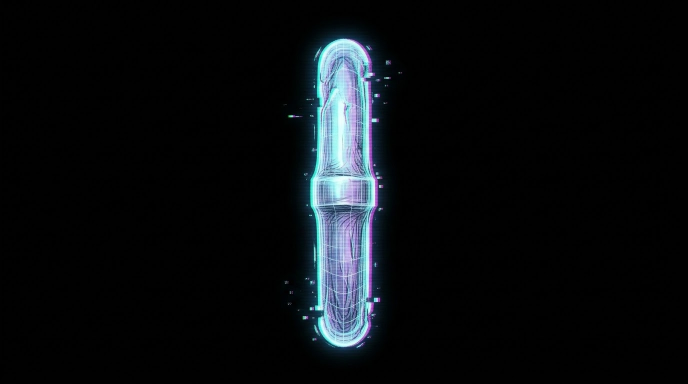
#> input picture assets/originals/chain-link-edge.jpg, 1376 x 768 px (shown at 1/2 size)
$ python -i prepare_sprites.py   (imports and definitions only)
#> lines starting #> are read from the running program, lines starting #| are printed output that depends on the picture
"""Rebuild every sprite in assets/sprites from the original art in assets/originals.

    pip install -r tools/requirements.txt
    python tools/prepare_sprites.py            # writes assets/sprites/*
    python tools/prepare_sprites.py --grid     # also writes grid overlays to assets/sprites/_grids/ for measuring landmarks

Steps, per character:
  1. Cut out: glowing art on black becomes transparent by brightness (see glow_cutout.py), so the glow fades
     smoothly instead of being chopped. The hooded spirit and the gravestone are mostly dark, so they use a
     "solid" cut-out instead: anything not near-black stays opaque.
  2. Paint out the eyes (the glowing ghosts only), so the app can draw live eyes that track, blink and flare.
     The original with eyes is kept too (*_orig.webp) for the "still image" comparison.
  3. Make a glow layer: a blurred, padded silhouette (70 px padding, 26 px blur, half resolution). The app tints it.
  4. Pick 400 particle spawn points from the dissolving lower part of the body.

Landmarks (eyes, mouth, neck, hands...) live in assets/landmarks.json. They match these exact crops.
"""
import json
import sys
from pathlib import Path

import cv2
import numpy as np
from PIL import Image, ImageDraw, ImageFilter

sys.path.insert(0, str(Path(__file__).parent))
from glow_cutout import cutout  # noqa: E402

ROOT = Path(__file__).resolve().parent.parent
ORIG = ROOT / "assets" / "originals"
OUT = ROOT / "assets" / "sprites"
TMP = OUT / "_tmp"


# [25 lines left out: functions crop_offset, paint_out_eyes, not called in this run]


def solid_cutout(src, lo=8, ramp=26, pad=6):
    """For dark art: anything brighter than near-black stays opaque, so a black robe doesn't turn see-through."""
#> called with src = '../assets/originals/chain-link-edge.jpg', lo = 8, ramp = 26, pad = 6
    rgb = np.asarray(Image.open(src).convert("RGB")).astype(np.float32)
    a = np.clip((rgb.max(2) - lo) / ramp, 0, 1)
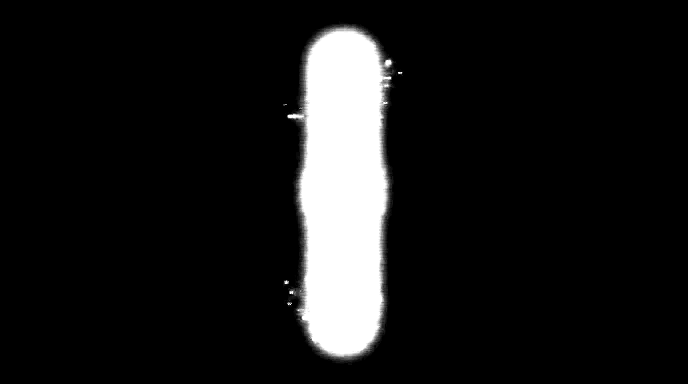
#> a: shape (768, 1376) float32 (shown at 1/2 size); min 0, max 1, mean 0.0964
    a = np.asarray(Image.fromarray((a * 255).astype(np.uint8)).filter(ImageFilter.GaussianBlur(1.2))).astype(np.float32) / 255
    ys, xs = np.where(a > 0.05)
    box = (max(xs.min() - pad, 0), max(ys.min() - pad, 0), min(xs.max() + pad, rgb.shape[1]), min(ys.max() + pad, rgb.shape[0]))
#> box = (559, 41, 812, 734)
    return Image.fromarray(np.dstack([rgb, a * 255]).astype(np.uint8), "RGBA").crop(box)
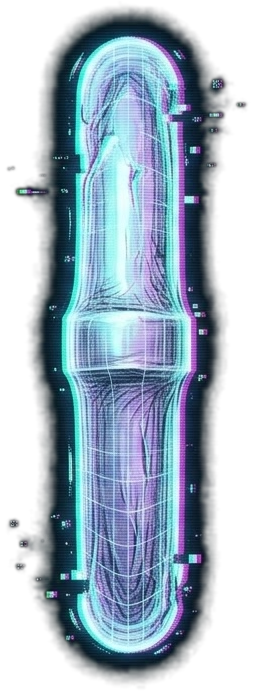
#> returned value: PIL image 253x693 RGBA; mean R, G, B, A 58.4, 76.7, 91.5, 148.1; transparent parts drawn white


# [20 lines left out: functions glow_layer, spawn_points, not called in this run]


def save(img, name, quality=90):
    img.save(OUT / f"{name}.webp", quality=quality, method=6)


# [52 lines left out: functions grid, main, not called in this run]


# [2 lines not run here, left out]

>>> result = solid_cutout('../assets/originals/chain-link-edge.jpg')

$ run again, on assets/originals/gravestone.jpg
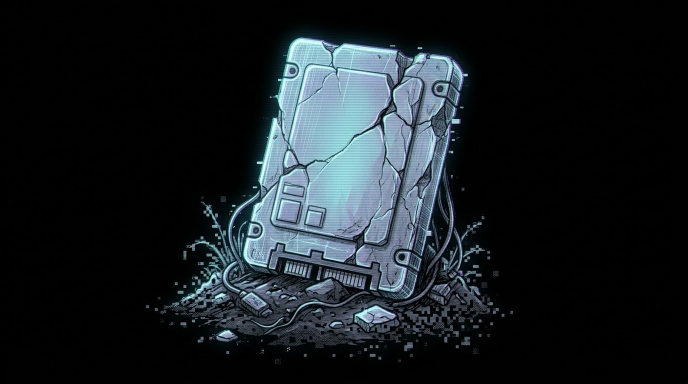
#> input picture assets/originals/gravestone.jpg, 1376 x 768 px (shown at 1/2 size)
#> in solid_cutout, `a = np.clip((rgb.max(2) - lo) / ramp, 0, 1)`:
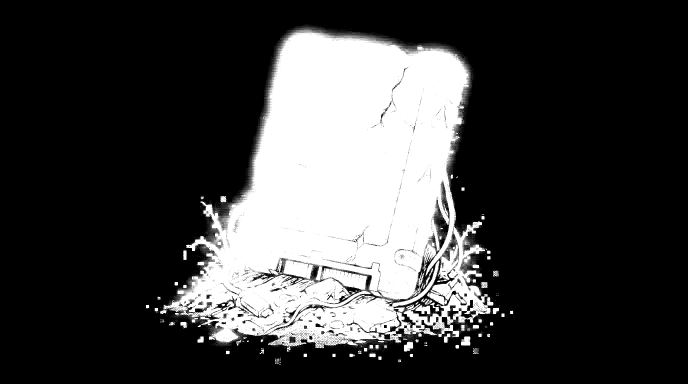
#> a: shape (768, 1376) float32 (shown at 1/2 size); min 0, max 1, mean 0.245
#> box = (284, 43, 1034, 737)
#> in solid_cutout, `return Image.fromarray(np.dstack([rgb, a * 255]).astype(np.uint8), "RG..`:
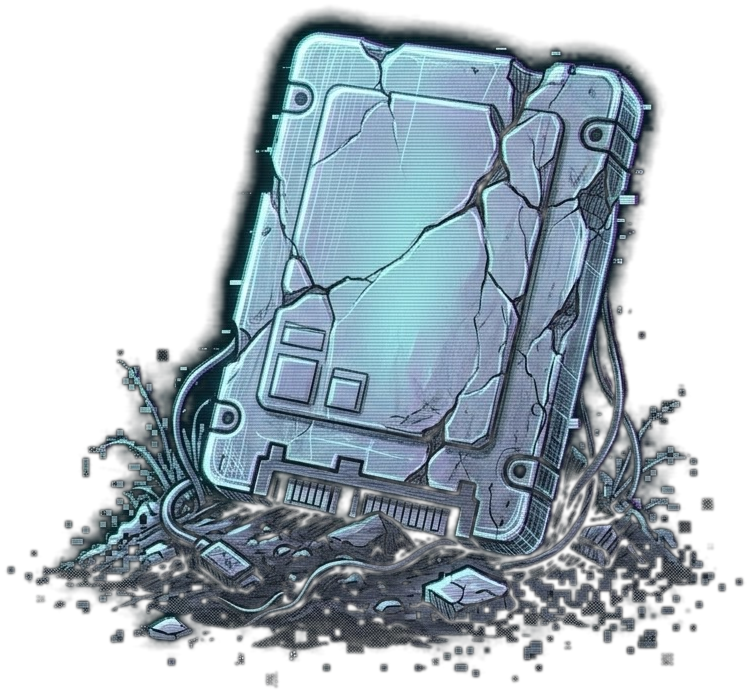
#> returned value: PIL image 750x694 RGBA; mean R, G, B, A 49.8, 62.2, 70.3, 126.8; transparent parts drawn white
